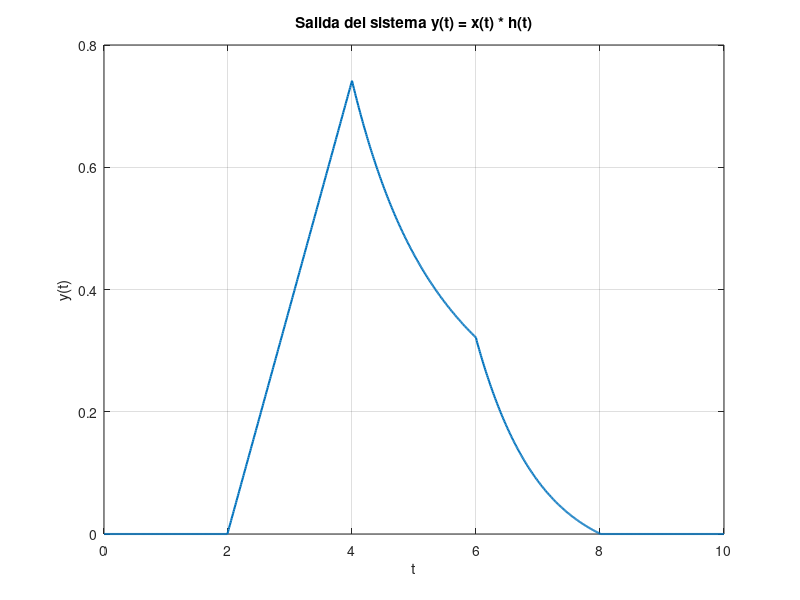

The MATLAB script that drew this image:
clear
close all
paso = 0.01;

% ----- Señal x(t) -----
t1 = 0:paso:1-paso;
x1 = zeros(size(t1)); % x = 0 antes de t = 1

t2 = 1:paso:3;
x2 = t2;              % x = t entre 1 y 3

t3 = 3+paso:paso:5;
x3 = ones(size(t3));  % x = 1 entre 3 y 5


x = [x1, x2, x3];

% ----- Respuesta al impulso h(t) = e^(-t)(u(t-1) - u(t-3)) -----
th1 = 0:paso:1-paso;
h1 = zeros(size(th1)); % h = 0 antes de t = 1

th2 = 1:paso:3;
h2 = exp(-th2);        % h = e^(-t) entre 1 y 3

th3 = 3+paso:paso:5;
h3 = zeros(size(th3)); % h = 0 después de t = 3

h = [h1, h2, h3];

% ----- Convolución -----
y = conv(x, h) * paso;

% ----- Tiempo para y(t) -----
tiempo_y = 0:paso:10;

% ----- Gráficos -----
figure;
plot(tiempo_y, y,'LineWidth', 1.5);
xlabel('t'); ylabel('y(t)');
title('Salida del sistema y(t) = x(t) * h(t)');
grid on;